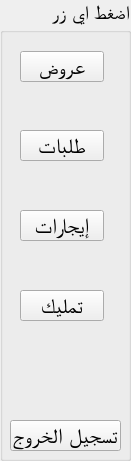
   <widget class="QGroupBox" name="groupBox">
    <property name="geometry">
     <rect>
      <x>780</x>
      <y>70</y>
      <width>131</width>
      <height>461</height>
     </rect>
    </property>
    <property name="font">
     <font>
      <family>ae_AlMateen</family>
      <pointsize>14</pointsize>
      <weight>7</weight>
      <italic>false</italic>
      <bold>false</bold>
     </font>
    </property>
    <property name="layoutDirection">
     <enum>Qt::RightToLeft</enum>
    </property>
    <property name="title">
     <string>اضغط اي زر</string>
    </property>
    <widget class="QPushButton" name="pushButton">
     <property name="geometry">
      <rect>
       <x>20</x>
       <y>51</y>
       <width>84</width>
       <height>31</height>
      </rect>
     </property>
     <property name="font">
      <font>
       <family>ae_AlMateen</family>
       <pointsize>16</pointsize>
       <weight>9</weight>
       <italic>false</italic>
       <bold>false</bold>
      </font>
     </property>
     <property name="text">
      <string>عروض</string>
     </property>
    </widget>
    <widget class="QPushButton" name="pushButton_2">
     <property name="geometry">
      <rect>
       <x>20</x>
       <y>130</y>
       <width>84</width>
       <height>31</height>
      </rect>
     </property>
     <property name="font">
      <font>
       <family>ae_AlMateen</family>
       <pointsize>16</pointsize>
       <weight>9</weight>
       <italic>false</italic>
       <bold>false</bold>
      </font>
     </property>
     <property name="text">
      <string>طلبات</string>
     </property>
    </widget>
    <widget class="QPushButton" name="pushButton_3">
     <property name="geometry">
      <rect>
       <x>20</x>
       <y>210</y>
       <width>84</width>
       <height>31</height>
      </rect>
     </property>
     <property name="font">
      <font>
       <family>ae_AlMateen</family>
       <pointsize>16</pointsize>
       <weight>9</weight>
       <italic>false</italic>
       <bold>false</bold>
      </font>
     </property>
     <property name="text">
      <string>إيجارات</string>
     </property>
    </widget>
    <widget class="QPushButton" name="pushButton_4">
     <property name="geometry">
      <rect>
       <x>20</x>
       <y>290</y>
       <width>84</width>
       <height>31</height>
      </rect>
     </property>
     <property name="font">
      <font>
       <family>ae_AlMateen</family>
       <pointsize>16</pointsize>
       <weight>9</weight>
       <italic>false</italic>
       <bold>false</bold>
      </font>
     </property>
     <property name="text">
      <string>تمليك</string>
     </property>
    </widget>
    <widget class="QPushButton" name="pushButton_28">
     <property name="geometry">
      <rect>
       <x>10</x>
       <y>420</y>
       <width>111</width>
       <height>31</height>
      </rect>
     </property>
     <property name="font">
      <font>
       <family>ae_AlMateen</family>
       <pointsize>16</pointsize>
       <weight>9</weight>
       <italic>false</italic>
       <bold>false</bold>
      </font>
     </property>
     <property name="text">
      <string>تسجيل الخروج</string>
     </property>
    </widget>
   </widget>
